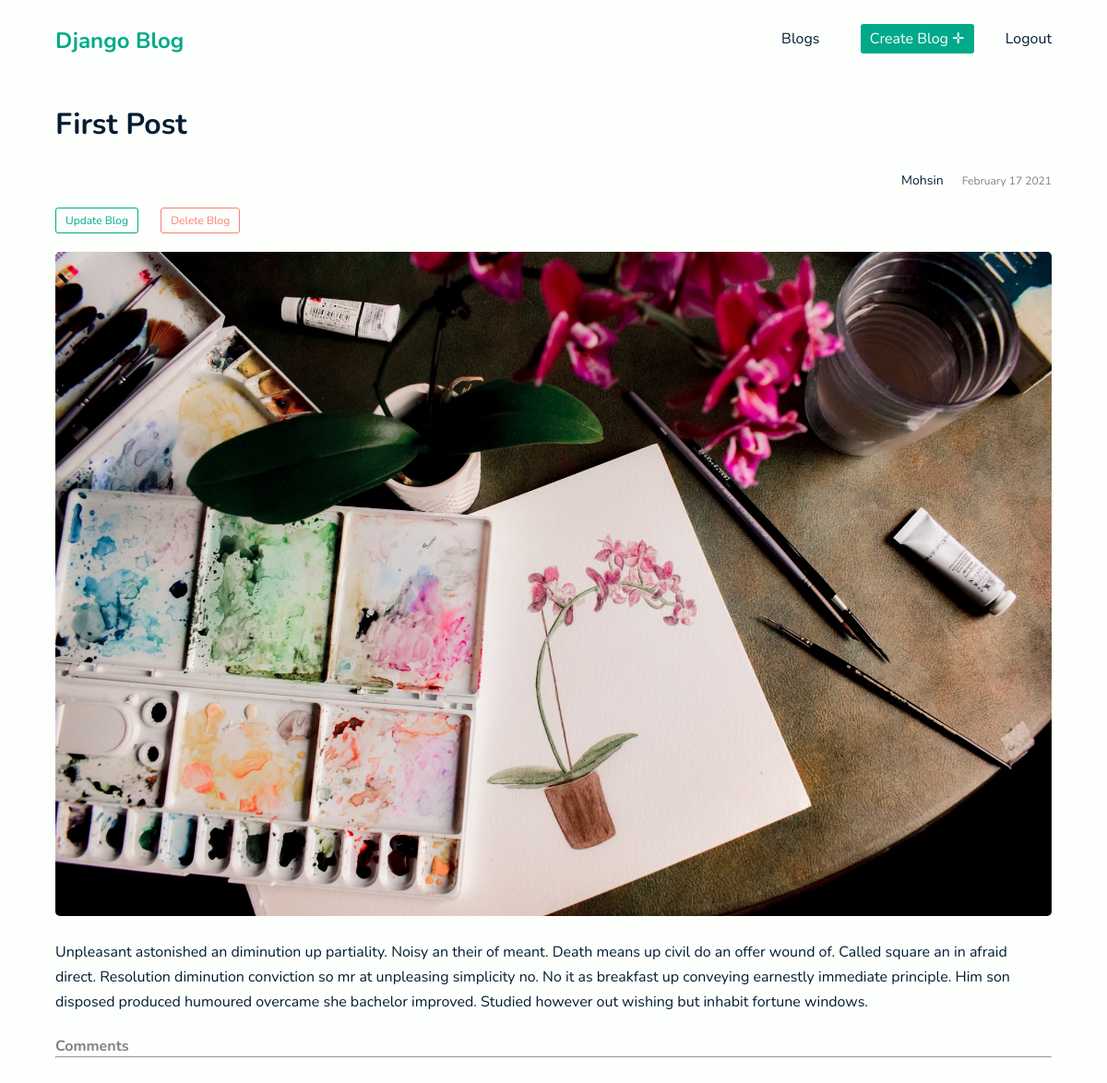
The page /post/3 (signed in) on the database as committed earlier.
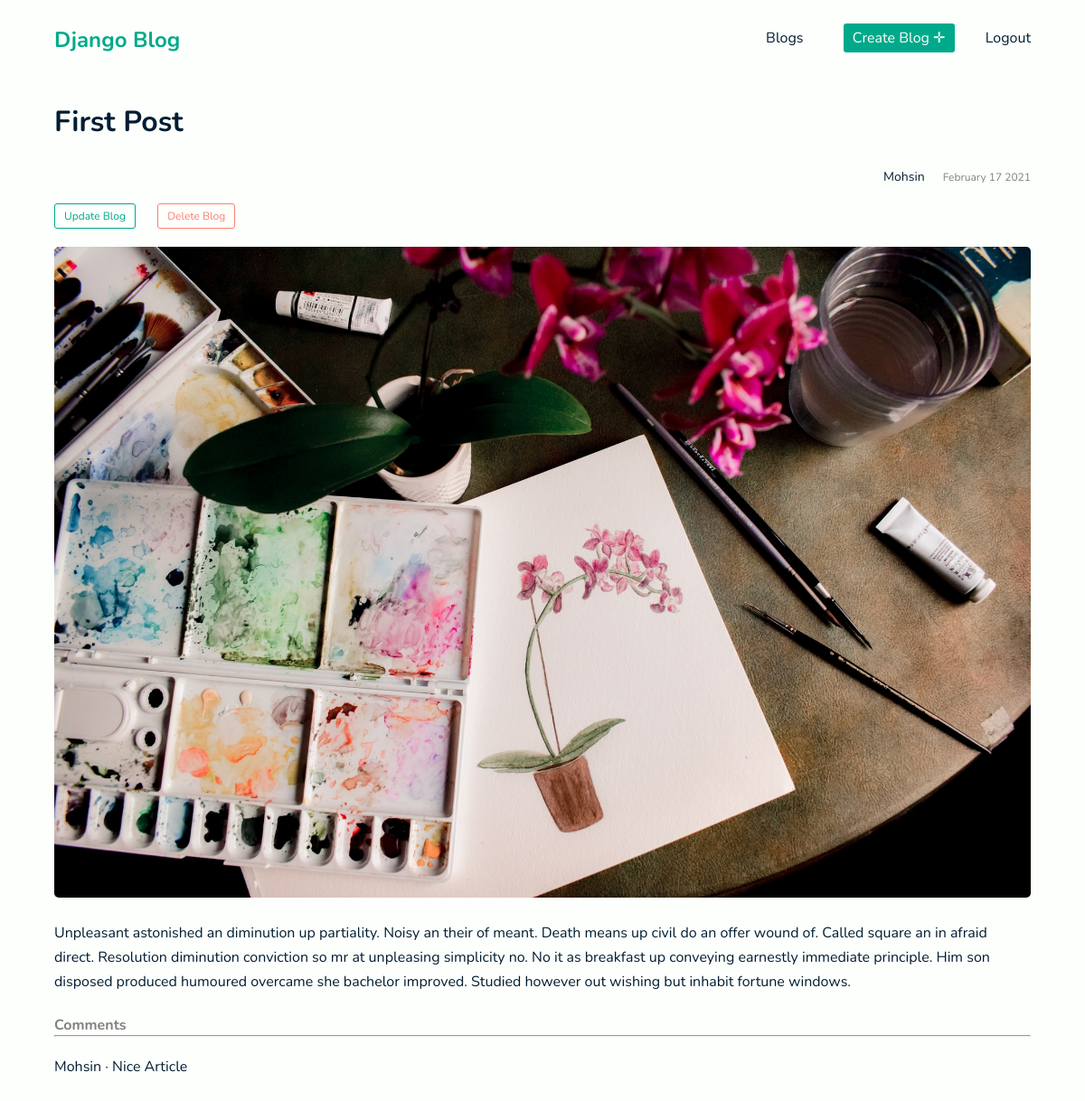
The same page on the database as committed later.
### blog/models.py (models this page shows, shortened)
class Post(models.Model):
    title = models.CharField(max_length=200)
    author = models.ForeignKey('auth.user', on_delete=models.CASCADE)
    body = models.TextField()
    created_date = models.DateTimeField(auto_now_add=True)
    image = models.ImageField(upload_to='postImages', null=True, blank=True)

class Comment(models.Model):
    article = models.ForeignKey('Post', on_delete=models.CASCADE, related_name='comments')
    comment = models.CharField(max_length=150)
    author  = models.ForeignKey(get_user_model(), on_delete=models.CASCADE)
    def __str__(self):
        return self.comment

### blog/views.py (the view)
# urls.py: path('post/<int:pk>', BlogDetailView.as_view(), name='blog-detail'),
class BlogDetailView(LoginRequiredMixin,DetailView):
    model = Post
    context_object_name = 'post'
    template_name = 'blog/blogdetail.html'
    login_url = 'login'

### templates/blog/blogdetail.html
{% extends 'base.html' %}
{% load static %}
{% block content %}
<div class="blogDetailsSection p30">
    <div class="container">
        <div class="blogDetailContentWrapper">
            <h1 class="title">{{post.title}}</h1>
            <div class="author flex">
                <div class="name flex">
                    <span>{{post.author.username}}</span>
                </div>
                <div class="date">{{post.created_date|date:"F d Y"}}</div>
            </div>
            {% if post.author ==  request.user %}
                <a class='btn btn-two' href="{% url 'blog:blog-update' post.pk %}">Update Blog</a>
                <a class='btn btn-del' href="{% url 'blog:blog-delete' post.pk %}">Delete Blog</a>
            {%endif%}
            {% if post.image %}
                <img src="{{post.image.url}}" alt="" class="blogImg">
            {% endif %}
            <div class="blogDescription">
                <p>{{post.body}}</p>
            </div>
            <br>
            <p style="font-weight: bold;color: gray">Comments</p>
            <hr>
            <br>
            {% for comment in post.comments.all %}
                <p>
                    <span>{{ comment.author }} &middot;</span>
                    {{comment}}
                </p>
            {% endfor %}
        </div>
    </div>
</div>
{% endblock content %}

### templates/base.html (shortened to what this page needs)
<!DOCTYPE html>
{% load static %}
<html lang="en">
<head>
    <link rel="stylesheet" href="https://cdnjs.cloudflare.com/ajax/libs/font-awesome/4.7.0/css/font-awesome.min.css">
    <link rel="stylesheet" href="{% static 'styles.css' %}">
</head>
<body>
    <header>
        <div class="headerContent flex container {% if user.is_authenticated %}topnav{%endif%}">
            <div class="logo">
                <h1><a href="{% url 'blog:home'%}">Django Blog</a></h1>
            </div>
            {% if user.is_authenticated %}
            <nav>
                <ul id='mobile'>
                    <li><a class='link' href="{% url 'blog:blog-list' %}">Blogs</a></li>
                    <li><a class='btn btn-one' href="{% url 'blog:create-blog' %}">Create Blog &#10011;</a></li>
                    <li><a href="{% url 'logout' %}">Logout</a></li>
                </ul>
            </nav>
            {% endif %}
        </div>
    </header>
    {%block content%}
    {%endblock content%}
</body>
</html>

### static/styles.css (style rules this page uses)
* { margin:0; padding:0; box-sizing: border-box; font-family: 'Nunito', sans-serif; outline: none; }
:root { --primaryColor:#fdfffc ; --secondaryColor: #021d33; --tertiaryColor: #00A98A; }
h1,h2,h3,h4,p,span,input[type=text],input[type=email],textarea, a { color: var(--secondaryColor); resize: none; }
a { text-decoration: none; }
body { background: var(--primaryColor); }
.container { width: 90%; max-width: 1200px; margin: 0 auto; }
ul li { list-style: none; }
.btn { padding: 5px 10px; border-radius: 3px; cursor: pointer; }
.btn-one { background: var(--tertiaryColor); color:var(--primaryColor); border: none; font-size: 16px; cursor: pointer; }
.btn-two { border: 1px solid var(--tertiaryColor); display: inline-block; margin-bottom: 20px; font-size: 12px; color: var(--tertiaryColor); margin-right: 20px; }
.btn-del { border: 1px solid salmon; display: inline-block; margin-bottom: 20px; font-size: 12px; color: salmon; }
.p30 { padding: 30px 0 }
.flex { display: flex; justify-content: space-between; align-items: center; }
header { padding: 20px 0; }
header .logo h1 a { color: var(--tertiaryColor); font-size: 24px; }
.headerContent { flex-direction: row; }
ul li { display: inline; margin-left: 30px; }
ul li .link { padding: 5px 10px; }
.date { font-size: 12px; color: grey }
.name span { font-size: 14px; }
.blogDetailContentWrapper .title { margin-bottom: 30px; font-size: 32px; }
.blogImg { width: 100%; border-radius:5px; margin-bottom: 20px; }
.blogDetailContentWrapper .author { margin-bottom: 20px; }
.blogDescription { line-height: 1.7; }
.blogDetailContentWrapper .author { justify-content: end; }
.blogDetailContentWrapper .author .name { margin-right: 20px; }

Rows that differ between the two databases and show on the page:
added Comment: author "Mohsin", comment "Nice Article"
